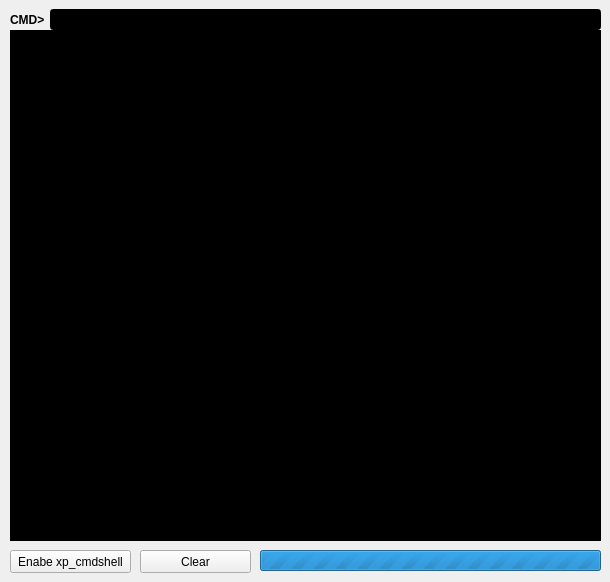
    <widget class="QWidget" name="tab_2">
     <property name="enabled">
      <bool>true</bool>
     </property>
     <attribute name="title">
      <string>xp_cmdshell</string>
     </attribute>
     <widget class="QLabel" name="label_8">
      <property name="geometry">
       <rect>
        <x>10</x>
        <y>10</y>
        <width>41</width>
        <height>20</height>
       </rect>
      </property>
      <property name="font">
       <font>
        <weight>75</weight>
        <bold>true</bold>
       </font>
      </property>
      <property name="text">
       <string>CMD&gt;</string>
      </property>
     </widget>
     <widget class="QLineEdit" name="lineCmd">
      <property name="geometry">
       <rect>
        <x>50</x>
        <y>9</y>
        <width>551</width>
        <height>21</height>
       </rect>
      </property>
      <property name="palette">
       <palette>
        <active>
         <colorrole role="WindowText">
          <brush brushstyle="SolidPattern">
           <color alpha="255">
            <red>255</red>
            <green>255</green>
            <blue>255</blue>
           </color>
          </brush>
         </colorrole>
         <colorrole role="Button">
          <brush brushstyle="SolidPattern">
           <color alpha="255">
            <red>0</red>
            <green>0</green>
            <blue>0</blue>
           </color>
          </brush>
         </colorrole>
         <colorrole role="Light">
          <brush brushstyle="SolidPattern">
           <color alpha="255">
            <red>0</red>
            <green>0</green>
            <blue>0</blue>
           </color>
          </brush>
         </colorrole>
         <colorrole role="Midlight">
          <brush brushstyle="SolidPattern">
           <color alpha="255">
            <red>0</red>
            <green>0</green>
            <blue>0</blue>
           </color>
          </brush>
         </colorrole>
         <colorrole role="Dark">
          <brush brushstyle="SolidPattern">
           <color alpha="255">
            <red>0</red>
            <green>0</green>
            <blue>0</blue>
           </color>
          </brush>
         </colorrole>
         <colorrole role="Mid">
          <brush brushstyle="SolidPattern">
           <color alpha="255">
            <red>0</red>
            <green>0</green>
            <blue>0</blue>
           </color>
          </brush>
         </colorrole>
         <colorrole role="Text">
          <brush brushstyle="SolidPattern">
           <color alpha="255">
            <red>255</red>
            <green>255</green>
            <blue>255</blue>
           </color>
          </brush>
         </colorrole>
         <colorrole role="BrightText">
          <brush brushstyle="SolidPattern">
           <color alpha="255">
            <red>255</red>
            <green>255</green>
            <blue>255</blue>
           </color>
          </brush>
         </colorrole>
         <colorrole role="ButtonText">
          <brush brushstyle="SolidPattern">
           <color alpha="255">
            <red>255</red>
            <green>255</green>
            <blue>255</blue>
           </color>
          </brush>
         </colorrole>
         <colorrole role="Base">
          <brush brushstyle="SolidPattern">
           <color alpha="255">
            <red>0</red>
            <green>0</green>
            <blue>0</blue>
           </color>
          </brush>
         </colorrole>
         <colorrole role="Window">
          <brush brushstyle="SolidPattern">
           <color alpha="255">
            <red>0</red>
            <green>0</green>
            <blue>0</blue>
           </color>
          </brush>
         </colorrole>
         <colorrole role="Shadow">
          <brush brushstyle="SolidPattern">
           <color alpha="255">
            <red>0</red>
            <green>0</green>
            <blue>0</blue>
           </color>
          </brush>
         </colorrole>
         <colorrole role="AlternateBase">
          <brush brushstyle="SolidPattern">
           <color alpha="255">
            <red>0</red>
            <green>0</green>
            <blue>0</blue>
           </color>
          </brush>
         </colorrole>
         <colorrole role="ToolTipBase">
          <brush brushstyle="SolidPattern">
           <color alpha="255">
            <red>255</red>
            <green>255</green>
            <blue>220</blue>
           </color>
          </brush>
         </colorrole>
         <colorrole role="ToolTipText">
          <brush brushstyle="SolidPattern">
           <color alpha="255">
            <red>0</red>
            <green>0</green>
            <blue>0</blue>
           </color>
          </brush>
         </colorrole>
        </active>
        <inactive>
         <colorrole role="WindowText">
          <brush brushstyle="SolidPattern">
           <color alpha="255">
            <red>255</red>
            <green>255</green>
            <blue>255</blue>
           </color>
          </brush>
         </colorrole>
         <colorrole role="Button">
          <brush brushstyle="SolidPattern">
           <color alpha="255">
            <red>0</red>
            <green>0</green>
            <blue>0</blue>
           </color>
          </brush>
         </colorrole>
         <colorrole role="Light">
          <brush brushstyle="SolidPattern">
           <color alpha="255">
            <red>0</red>
            <green>0</green>
            <blue>0</blue>
           </color>
          </brush>
         </colorrole>
         <colorrole role="Midlight">
          <brush brushstyle="SolidPattern">
           <color alpha="255">
            <red>0</red>
            <green>0</green>
            <blue>0</blue>
           </color>
          </brush>
         </colorrole>
         <colorrole role="Dark">
          <brush brushstyle="SolidPattern">
           <color alpha="255">
            <red>0</red>
            <green>0</green>
            <blue>0</blue>
           </color>
          </brush>
         </colorrole>
         <colorrole role="Mid">
          <brush brushstyle="SolidPattern">
           <color alpha="255">
            <red>0</red>
            <green>0</green>
            <blue>0</blue>
           </color>
          </brush>
         </colorrole>
         <colorrole role="Text">
          <brush brushstyle="SolidPattern">
           <color alpha="255">
            <red>255</red>
            <green>255</green>
            <blue>255</blue>
           </color>
          </brush>
         </colorrole>
         <colorrole role="BrightText">
          <brush brushstyle="SolidPattern">
           <color alpha="255">
            <red>255</red>
            <green>255</green>
            <blue>255</blue>
           </color>
          </brush>
         </colorrole>
         <colorrole role="ButtonText">
          <brush brushstyle="SolidPattern">
           <color alpha="255">
            <red>255</red>
            <green>255</green>
            <blue>255</blue>
           </color>
          </brush>
         </colorrole>
         <colorrole role="Base">
          <brush brushstyle="SolidPattern">
           <color alpha="255">
            <red>0</red>
            <green>0</green>
            <blue>0</blue>
           </color>
          </brush>
         </colorrole>
         <colorrole role="Window">
          <brush brushstyle="SolidPattern">
           <color alpha="255">
            <red>0</red>
            <green>0</green>
            <blue>0</blue>
           </color>
          </brush>
         </colorrole>
         <colorrole role="Shadow">
          <brush brushstyle="SolidPattern">
           <color alpha="255">
            <red>0</red>
            <green>0</green>
            <blue>0</blue>
           </color>
          </brush>
         </colorrole>
         <colorrole role="AlternateBase">
          <brush brushstyle="SolidPattern">
           <color alpha="255">
            <red>0</red>
            <green>0</green>
            <blue>0</blue>
           </color>
          </brush>
         </colorrole>
         <colorrole role="ToolTipBase">
          <brush brushstyle="SolidPattern">
           <color alpha="255">
            <red>255</red>
            <green>255</green>
            <blue>220</blue>
           </color>
          </brush>
         </colorrole>
         <colorrole role="ToolTipText">
          <brush brushstyle="SolidPattern">
           <color alpha="255">
            <red>0</red>
            <green>0</green>
            <blue>0</blue>
           </color>
          </brush>
         </colorrole>
        </inactive>
        <disabled>
         <colorrole role="WindowText">
          <brush brushstyle="SolidPattern">
           <color alpha="255">
            <red>0</red>
            <green>0</green>
            <blue>0</blue>
           </color>
          </brush>
         </colorrole>
         <colorrole role="Button">
          <brush brushstyle="SolidPattern">
           <color alpha="255">
            <red>0</red>
            <green>0</green>
            <blue>0</blue>
           </color>
          </brush>
         </colorrole>
         <colorrole role="Light">
          <brush brushstyle="SolidPattern">
           <color alpha="255">
            <red>0</red>
            <green>0</green>
            <blue>0</blue>
           </color>
          </brush>
         </colorrole>
         <colorrole role="Midlight">
          <brush brushstyle="SolidPattern">
           <color alpha="255">
            <red>0</red>
            <green>0</green>
            <blue>0</blue>
           </color>
          </brush>
         </colorrole>
         <colorrole role="Dark">
          <brush brushstyle="SolidPattern">
           <color alpha="255">
            <red>0</red>
            <green>0</green>
            <blue>0</blue>
           </color>
          </brush>
         </colorrole>
         <colorrole role="Mid">
          <brush brushstyle="SolidPattern">
           <color alpha="255">
            <red>0</red>
            <green>0</green>
            <blue>0</blue>
           </color>
          </brush>
         </colorrole>
         <colorrole role="Text">
          <brush brushstyle="SolidPattern">
           <color alpha="255">
            <red>0</red>
            <green>0</green>
            <blue>0</blue>
           </color>
          </brush>
         </colorrole>
         <colorrole role="BrightText">
          <brush brushstyle="SolidPattern">
           <color alpha="255">
            <red>255</red>
            <green>255</green>
            <blue>255</blue>
           </color>
          </brush>
         </colorrole>
         <colorrole role="ButtonText">
          <brush brushstyle="SolidPattern">
           <color alpha="255">
            <red>0</red>
            <green>0</green>
            <blue>0</blue>
           </color>
          </brush>
         </colorrole>
         <colorrole role="Base">
          <brush brushstyle="SolidPattern">
           <color alpha="255">
            <red>0</red>
            <green>0</green>
            <blue>0</blue>
           </color>
          </brush>
         </colorrole>
         <colorrole role="Window">
          <brush brushstyle="SolidPattern">
           <color alpha="255">
            <red>0</red>
            <green>0</green>
            <blue>0</blue>
           </color>
          </brush>
         </colorrole>
         <colorrole role="Shadow">
          <brush brushstyle="SolidPattern">
           <color alpha="255">
            <red>0</red>
            <green>0</green>
            <blue>0</blue>
           </color>
          </brush>
         </colorrole>
         <colorrole role="AlternateBase">
          <brush brushstyle="SolidPattern">
           <color alpha="255">
            <red>0</red>
            <green>0</green>
            <blue>0</blue>
           </color>
          </brush>
         </colorrole>
         <colorrole role="ToolTipBase">
          <brush brushstyle="SolidPattern">
           <color alpha="255">
            <red>255</red>
            <green>255</green>
            <blue>220</blue>
           </color>
          </brush>
         </colorrole>
         <colorrole role="ToolTipText">
          <brush brushstyle="SolidPattern">
           <color alpha="255">
            <red>0</red>
            <green>0</green>
            <blue>0</blue>
           </color>
          </brush>
         </colorrole>
        </disabled>
       </palette>
      </property>
      <property name="font">
       <font>
        <pointsize>10</pointsize>
        <stylestrategy>PreferAntialias</stylestrategy>
       </font>
      </property>
      <property name="text">
       <string/>
      </property>
     </widget>
     <widget class="QTextEdit" name="textCmdOutput">
      <property name="geometry">
       <rect>
        <x>10</x>
        <y>30</y>
        <width>591</width>
        <height>511</height>
       </rect>
      </property>
      <property name="palette">
       <palette>
        <active>
         <colorrole role="WindowText">
          <brush brushstyle="SolidPattern">
           <color alpha="255">
            <red>255</red>
            <green>255</green>
            <blue>255</blue>
           </color>
          </brush>
         </colorrole>
         <colorrole role="Button">
          <brush brushstyle="SolidPattern">
           <color alpha="255">
            <red>0</red>
            <green>0</green>
            <blue>0</blue>
           </color>
          </brush>
         </colorrole>
         <colorrole role="Light">
          <brush brushstyle="SolidPattern">
           <color alpha="255">
            <red>0</red>
            <green>0</green>
            <blue>0</blue>
           </color>
          </brush>
         </colorrole>
         <colorrole role="Midlight">
          <brush brushstyle="SolidPattern">
           <color alpha="255">
            <red>0</red>
            <green>0</green>
            <blue>0</blue>
           </color>
          </brush>
         </colorrole>
         <colorrole role="Dark">
          <brush brushstyle="SolidPattern">
           <color alpha="255">
            <red>0</red>
            <green>0</green>
            <blue>0</blue>
           </color>
          </brush>
         </colorrole>
         <colorrole role="Mid">
          <brush brushstyle="SolidPattern">
           <color alpha="255">
            <red>0</red>
            <green>0</green>
            <blue>0</blue>
           </color>
          </brush>
         </colorrole>
         <colorrole role="Text">
          <brush brushstyle="SolidPattern">
           <color alpha="255">
            <red>255</red>
            <green>255</green>
            <blue>255</blue>
           </color>
          </brush>
         </colorrole>
         <colorrole role="BrightText">
          <brush brushstyle="SolidPattern">
           <color alpha="255">
            <red>255</red>
            <green>255</green>
            <blue>255</blue>
           </color>
          </brush>
         </colorrole>
         <colorrole role="ButtonText">
          <brush brushstyle="SolidPattern">
           <color alpha="255">
            <red>255</red>
            <green>255</green>
            <blue>255</blue>
           </color>
          </brush>
         </colorrole>
         <colorrole role="Base">
          <brush brushstyle="SolidPattern">
           <color alpha="255">
            <red>0</red>
            <green>0</green>
            <blue>0</blue>
           </color>
          </brush>
         </colorrole>
         <colorrole role="Window">
          <brush brushstyle="SolidPattern">
           <color alpha="255">
            <red>0</red>
            <green>0</green>
            <blue>0</blue>
           </color>
          </brush>
         </colorrole>
         <colorrole role="Shadow">
          <brush brushstyle="SolidPattern">
           <color alpha="255">
            <red>0</red>
            <green>0</green>
            <blue>0</blue>
           </color>
          </brush>
         </colorrole>
         <colorrole role="AlternateBase">
          <brush brushstyle="SolidPattern">
           <color alpha="255">
            <red>0</red>
            <green>0</green>
            <blue>0</blue>
           </color>
          </brush>
         </colorrole>
         <colorrole role="ToolTipBase">
          <brush brushstyle="SolidPattern">
           <color alpha="255">
            <red>255</red>
            <green>255</green>
            <blue>220</blue>
           </color>
          </brush>
         </colorrole>
         <colorrole role="ToolTipText">
          <brush brushstyle="SolidPattern">
           <color alpha="255">
            <red>0</red>
            <green>0</green>
            <blue>0</blue>
           </color>
          </brush>
         </colorrole>
        </active>
        <inactive>
         <colorrole role="WindowText">
          <brush brushstyle="SolidPattern">
           <color alpha="255">
            <red>255</red>
            <green>255</green>
            <blue>255</blue>
           </color>
          </brush>
         </colorrole>
         <colorrole role="Button">
          <brush brushstyle="SolidPattern">
           <color alpha="255">
            <red>0</red>
            <green>0</green>
            <blue>0</blue>
           </color>
          </brush>
         </colorrole>
         <colorrole role="Light">
          <brush brushstyle="SolidPattern">
           <color alpha="255">
            <red>0</red>
            <green>0</green>
            <blue>0</blue>
           </color>
          </brush>
         </colorrole>
         <colorrole role="Midlight">
          <brush brushstyle="SolidPattern">
           <color alpha="255">
            <red>0</red>
            <green>0</green>
            <blue>0</blue>
           </color>
          </brush>
         </colorrole>
         <colorrole role="Dark">
          <brush brushstyle="SolidPattern">
           <color alpha="255">
            <red>0</red>
            <green>0</green>
            <blue>0</blue>
           </color>
          </brush>
         </colorrole>
         <colorrole role="Mid">
          <brush brushstyle="SolidPattern">
           <color alpha="255">
            <red>0</red>
            <green>0</green>
            <blue>0</blue>
           </color>
          </brush>
         </colorrole>
         <colorrole role="Text">
          <brush brushstyle="SolidPattern">
           <color alpha="255">
            <red>255</red>
            <green>255</green>
            <blue>255</blue>
           </color>
          </brush>
         </colorrole>
         <colorrole role="BrightText">
          <brush brushstyle="SolidPattern">
           <color alpha="255">
            <red>255</red>
            <green>255</green>
            <blue>255</blue>
           </color>
          </brush>
         </colorrole>
         <colorrole role="ButtonText">
          <brush brushstyle="SolidPattern">
           <color alpha="255">
            <red>255</red>
            <green>255</green>
            <blue>255</blue>
           </color>
          </brush>
         </colorrole>
         <colorrole role="Base">
          <brush brushstyle="SolidPattern">
           <color alpha="255">
            <red>0</red>
            <green>0</green>
            <blue>0</blue>
           </color>
          </brush>
         </colorrole>
         <colorrole role="Window">
          <brush brushstyle="SolidPattern">
           <color alpha="255">
            <red>0</red>
            <green>0</green>
            <blue>0</blue>
           </color>
          </brush>
         </colorrole>
         <colorrole role="Shadow">
          <brush brushstyle="SolidPattern">
           <color alpha="255">
            <red>0</red>
            <green>0</green>
            <blue>0</blue>
           </color>
          </brush>
         </colorrole>
         <colorrole role="AlternateBase">
          <brush brushstyle="SolidPattern">
           <color alpha="255">
            <red>0</red>
            <green>0</green>
            <blue>0</blue>
           </color>
          </brush>
         </colorrole>
         <colorrole role="ToolTipBase">
          <brush brushstyle="SolidPattern">
           <color alpha="255">
            <red>255</red>
            <green>255</green>
            <blue>220</blue>
           </color>
          </brush>
         </colorrole>
         <colorrole role="ToolTipText">
          <brush brushstyle="SolidPattern">
           <color alpha="255">
            <red>0</red>
            <green>0</green>
            <blue>0</blue>
           </color>
          </brush>
         </colorrole>
        </inactive>
        <disabled>
         <colorrole role="WindowText">
          <brush brushstyle="SolidPattern">
           <color alpha="255">
            <red>0</red>
            <green>0</green>
            <blue>0</blue>
           </color>
          </brush>
         </colorrole>
         <colorrole role="Button">
          <brush brushstyle="SolidPattern">
           <color alpha="255">
            <red>0</red>
            <green>0</green>
            <blue>0</blue>
           </color>
          </brush>
         </colorrole>
         <colorrole role="Light">
          <brush brushstyle="SolidPattern">
           <color alpha="255">
            <red>0</red>
            <green>0</green>
            <blue>0</blue>
           </color>
          </brush>
         </colorrole>
         <colorrole role="Midlight">
          <brush brushstyle="SolidPattern">
           <color alpha="255">
            <red>0</red>
            <green>0</green>
            <blue>0</blue>
           </color>
          </brush>
         </colorrole>
         <colorrole role="Dark">
          <brush brushstyle="SolidPattern">
           <color alpha="255">
            <red>0</red>
            <green>0</green>
            <blue>0</blue>
           </color>
          </brush>
         </colorrole>
         <colorrole role="Mid">
          <brush brushstyle="SolidPattern">
           <color alpha="255">
            <red>0</red>
            <green>0</green>
            <blue>0</blue>
           </color>
          </brush>
         </colorrole>
         <colorrole role="Text">
          <brush brushstyle="SolidPattern">
           <color alpha="255">
            <red>0</red>
            <green>0</green>
            <blue>0</blue>
           </color>
          </brush>
         </colorrole>
         <colorrole role="BrightText">
          <brush brushstyle="SolidPattern">
           <color alpha="255">
            <red>255</red>
            <green>255</green>
            <blue>255</blue>
           </color>
          </brush>
         </colorrole>
         <colorrole role="ButtonText">
          <brush brushstyle="SolidPattern">
           <color alpha="255">
            <red>0</red>
            <green>0</green>
            <blue>0</blue>
           </color>
          </brush>
         </colorrole>
         <colorrole role="Base">
          <brush brushstyle="SolidPattern">
           <color alpha="255">
            <red>0</red>
            <green>0</green>
            <blue>0</blue>
           </color>
          </brush>
         </colorrole>
         <colorrole role="Window">
          <brush brushstyle="SolidPattern">
           <color alpha="255">
            <red>0</red>
            <green>0</green>
            <blue>0</blue>
           </color>
          </brush>
         </colorrole>
         <colorrole role="Shadow">
          <brush brushstyle="SolidPattern">
           <color alpha="255">
            <red>0</red>
            <green>0</green>
            <blue>0</blue>
           </color>
          </brush>
         </colorrole>
         <colorrole role="AlternateBase">
          <brush brushstyle="SolidPattern">
           <color alpha="255">
            <red>0</red>
            <green>0</green>
            <blue>0</blue>
           </color>
          </brush>
         </colorrole>
         <colorrole role="ToolTipBase">
          <brush brushstyle="SolidPattern">
           <color alpha="255">
            <red>255</red>
            <green>255</green>
            <blue>220</blue>
           </color>
          </brush>
         </colorrole>
         <colorrole role="ToolTipText">
          <brush brushstyle="SolidPattern">
           <color alpha="255">
            <red>0</red>
            <green>0</green>
            <blue>0</blue>
           </color>
          </brush>
         </colorrole>
        </disabled>
       </palette>
      </property>
      <property name="font">
       <font>
        <pointsize>10</pointsize>
       </font>
      </property>
      <property name="readOnly">
       <bool>true</bool>
      </property>
     </widget>
     <widget class="QProgressBar" name="progressBarCmd">
      <property name="enabled">
       <bool>true</bool>
      </property>
      <property name="geometry">
       <rect>
        <x>260</x>
        <y>550</y>
        <width>341</width>
        <height>21</height>
       </rect>
      </property>
      <property name="acceptDrops">
       <bool>false</bool>
      </property>
      <property name="toolTip">
       <string/>
      </property>
      <property name="statusTip">
       <string/>
      </property>
      <property name="maximum">
       <number>0</number>
      </property>
      <property name="value">
       <number>4769</number>
      </property>
      <property name="alignment">
       <set>Qt::AlignCenter</set>
      </property>
      <property name="textVisible">
       <bool>true</bool>
      </property>
      <property name="orientation">
       <enum>Qt::Horizontal</enum>
      </property>
      <property name="invertedAppearance">
       <bool>false</bool>
      </property>
      <property name="textDirection">
       <enum>QProgressBar::BottomToTop</enum>
      </property>
      <property name="format">
       <string>%p%</string>
      </property>
     </widget>
     <widget class="QPushButton" name="clearCmdButton">
      <property name="geometry">
       <rect>
        <x>140</x>
        <y>550</y>
        <width>111</width>
        <height>23</height>
       </rect>
      </property>
      <property name="text">
       <string>Clear</string>
      </property>
     </widget>
     <widget class="QPushButton" name="enableXpcmdButton">
      <property name="geometry">
       <rect>
        <x>10</x>
        <y>550</y>
        <width>121</width>
        <height>23</height>
       </rect>
      </property>
      <property name="text">
       <string>Enabe xp_cmdshell</string>
      </property>
     </widget>
    </widget>
